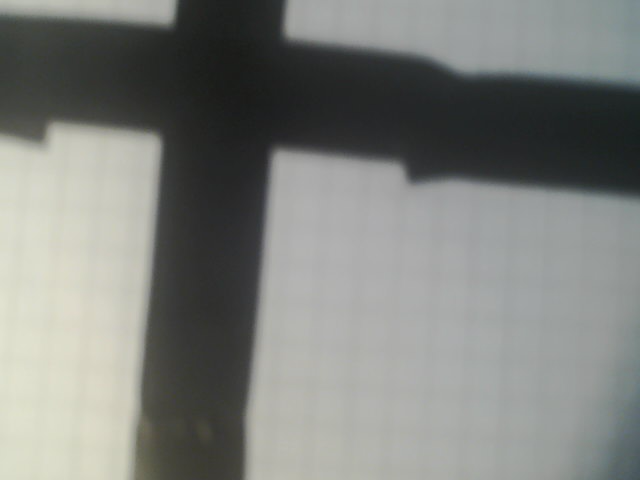
#> input picture code/v3/rpi4/junc4.png, 640 x 480 px
$ python hough-line.py
#> lines starting #> are read from the running program, lines starting #| are printed output that depends on the picture; after the words box and inside, x2 and y2 are one past the last pixel; in counts of white or black regions, pixels touching at a corner belong together
import cv2 as cv
import matplotlib.pyplot as plt
import numpy as np
import os


class LineDetector:
    def __init__(self):
        # Line following parameters
        self.cx_list = []
        self.cx_avg = 0
        self.min_line_area = 100
        self.max_distance_between_cx_points = 50
        self.min_green_area = 1000

        # Storage for results
        self.all_green = []
        self.junction_center = []
        self.line1 = None
        self.line2 = None
        self.centroid = None

        # Image processing parameters
        self.blur_kernel = (21, 21)
        self.canny_low = 50
        self.canny_high = 50
        self.hough_threshold = 80

    def find_intersection(self):
        """Find intersection between two Hough lines stored in self.line1 and self.line2"""
        if self.line1 is None or self.line2 is None:
            return None

        rho1, theta1 = self.line1[0]
        rho2, theta2 = self.line2[0]

        a1, b1 = np.cos(theta1), np.sin(theta1)
        a2, b2 = np.cos(theta2), np.sin(theta2)
        c1, c2 = rho1, rho2

        determinant = a1 * b2 - a2 * b1
        if abs(determinant) < 1e-5:
            return None

        x = (b2 * c1 - b1 * c2) / determinant
        y = (a1 * c2 - a2 * c1) / determinant

        return int(x), int(y)

    def find_centroid(self, edges):
        """Calculate the centroid of an edge image using moments"""
        moments = cv.moments(edges)

        if moments["m00"] != 0:
            cx = int(moments["m10"] / moments["m00"])
            cy = int(moments["m01"] / moments["m00"])
            self.centroid = (cx, cy)
            return cx, cy
        else:
            self.centroid = None
            return None

    def draw_centroid(self, image, label=True):
        """Draw the centroid on the provided image"""
        if self.centroid is None:
            return image

        cx, cy = self.centroid
        result = image.copy()
        cv.circle(result, (cx, cy), 15, (0, 255, 0), -1)  # Green fill
        cv.circle(result, (cx, cy), 17, (255, 255, 255), 2)  # White outline

        if label:
            cv.putText(result, "Centroid", (cx + 20, cy),
                      cv.FONT_HERSHEY_SIMPLEX, 0.8, (0, 255, 0), 2)

        return result

    def process_image(self, image):
        """Process the image to extract edges, centroid, and lines"""
        if len(image.shape) == 3:
            gray = cv.cvtColor(image, cv.COLOR_BGR2GRAY)
        else:
            gray = image

        # Create color copy for visualization
        color_img = cv.cvtColor(gray, cv.COLOR_GRAY2BGR) if len(image.shape) == 2 else image.copy()

        # Edge detection
        imgBlur = cv.GaussianBlur(gray, self.blur_kernel, 3)
        cannyEdge = cv.Canny(imgBlur, self.canny_low, self.canny_high)

        # Find centroid of edges
        self.find_centroid(cannyEdge)

        # Create visualization images
        centroid_img = self.draw_centroid(color_img)
        result_img = color_img.copy()
        intersection_img = color_img.copy()

        # Line detection
        lines = cv.HoughLines(cannyEdge, 1, np.pi/180, self.hough_threshold)

        # If no lines detected, return early with just centroid information
        if lines is None or len(lines) == 0:
            return {
                'original': color_img,
                'edges': cannyEdge,
                'centroid': centroid_img,
                'has_lines': False,
                'centroid_point': self.centroid
            }

        # Classify lines as horizontal or vertical
        h_lines = []
        v_lines = []
        k = 3000  # Line extension parameter
        h_threshold = np.pi / 8

        for curline in lines:
            rho, theta = curline[0]
            theta = theta % np.pi

            dhat = np.array([[np.cos(theta)], [np.sin(theta)]])
            d = rho * dhat
            lhat = np.array([[-np.sin(theta)], [np.cos(theta)]])
            p1 = d + k * lhat
            p2 = d - k * lhat
            p1_point = p1.astype(int)
            p2_point = p2.astype(int)
            p1 = (p1_point[0][0], p1_point[1][0])
            p2 = (p2_point[0][0], p2_point[1][0])

            if theta < h_threshold or theta > np.pi - h_threshold:
                h_lines.append((p1, p2, rho, theta))
            elif np.pi / 2 - h_threshold < theta < np.pi / 2 + h_threshold:
                v_lines.append((p1, p2, rho, theta))

        # Draw lines
        for line in h_lines:
            p1, p2, _, _ = line
            cv.line(result_img, p1, p2, (255, 255, 255), 2)  # White

        for line in v_lines:
            p1, p2, _, _ = line
            cv.line(result_img, p1, p2, (255, 0, 0), 2)  # Blue

        # Find intersections
        height, width = gray.shape
        intersections = []

        for h_line in h_lines:
            for v_line in v_lines:
                h_rho, h_theta = h_line[2], h_line[3]
                v_rho, v_theta = v_line[2], v_line[3]

                self.line1 = np.array([[h_rho, h_theta]])
                self.line2 = np.array([[v_rho, v_theta]])

                intersection = self.find_intersection()

                if intersection is not None:
                    x, y = intersection
                    if 0 <= x < width and 0 <= y < height:
                        intersections.append(intersection)


        all_x = 0
        all_y = 0
        filtered_intersections = []
        #calculate the centroid of intersection

        # Filter out points that are close to each other (distance < 50 pixels)
        min_dist = 50
        for pt in intersections:
            if not filtered_intersections:
                filtered_intersections.append(pt)
            else:
                if all(np.hypot(pt[0] - fpt[0], pt[1] - fpt[1]) >= min_dist for fpt in filtered_intersections):
                    filtered_intersections.append(pt)
        intersections[:] = filtered_intersections

        # Draw intersections
        for point in intersections:
            cv.circle(intersection_img, point, 10, (0, 255, 0), -1)  # Green
            cv.circle(intersection_img, point, 12, (255, 255, 255), 2)  # White outline

        if intersections:
            for point in intersections:
                all_x = all_x + point[0]
                all_y = all_y + point[1]

            self.junction_centroid = (int(all_x / len(intersections)), int(all_y / len(intersections)))
            cv.circle(intersection_img, self.junction_centroid, 15, (0, 0, 255), -1)  # Red fill

        # Draw centroid on edges visualization
        canny_rgb = cv.cvtColor(cannyEdge, cv.COLOR_GRAY2BGR)
        if self.centroid is not None:
            cx, cy = self.centroid
            cv.circle(canny_rgb, (cx, cy), 15, (0, 255, 0), -1)
            cv.circle(canny_rgb, (cx, cy), 17, (255, 255, 255), 2)

            # Calculate line from bottom center to centroid
            k = (cy - height) / (cx - width // 2)  # Note: bottom is y=height
            d = cy - k * cx
            #print the angle in degrees
            angle = np.degrees(np.arctan2(cy - height, cx - (width // 2)))
            print(f"Angle to centroid: {angle:.2f} degrees")

            # Draw the actual line
            cv.line(canny_rgb, (width // 2, height), (cx, cy), (255, 0, 0), 2)

            # If you want to draw individual points along the line:
            start_x = min(cx, width // 2)
            end_x = max(cx, width // 2)
            for x in range(start_x, end_x + 1):
                y = int(k * x + d)
                if 0 <= y < height:
                    cv.circle(canny_rgb, (x, y), 3, (0, 165, 255), -1)  # Orange dots

        # Return all relevant data and images
        return {
            'original': color_img,
            'edges': cannyEdge,
            'edges_with_centroid': canny_rgb,
            'centroid': centroid_img,
            'lines': result_img,
            'intersections': intersection_img,
            'has_lines': True,
            'h_lines': h_lines,
            'v_lines': v_lines,
            'intersections_list': intersections,
            'centroid_point': self.centroid
        }

    def analyze_image_file(self, image_path):
        """Process an image file and visualize the results"""
#> called with image_path = 'code/v3/rpi4/junc4.png'
        # Check if file exists
        if not os.path.exists(image_path):
            print(f"Error: Could not find image at {image_path}")
            return

        # Load image
        img = cv.imread(image_path, cv.IMREAD_GRAYSCALE)
        if img is None:
            print(f"Error: Could not read image at {image_path}")
            return

        # Process image
        results = self.process_image(img)
#> in process_image, `cannyEdge = cv.Canny(imgBlur, self.canny_low, self.canny_high)`:
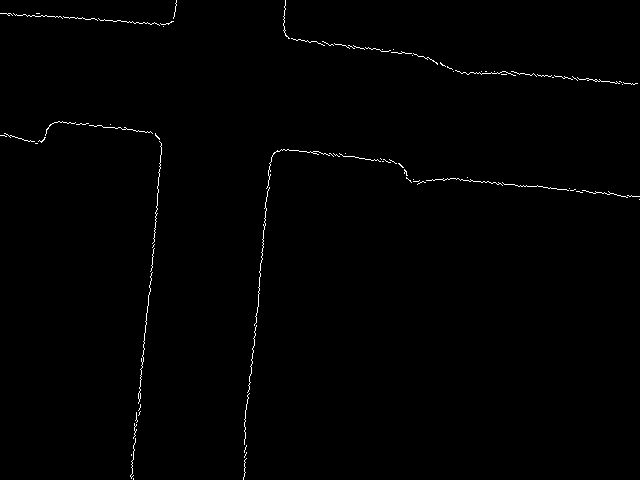
#> cannyEdge: shape (480, 640); 0.63% white in thin lines or dots
#> in find_centroid, `moments = cv.moments(edges)`: moments = moments, m00 492405, centre m10/m00, m01/m00 = (285.4, 179.6)
#> in find_centroid, `cx = int(moments["m10"] / moments["m00"])`: cx = 285
#> in find_centroid, `cy = int(moments["m01"] / moments["m00"])`: cy = 179
#> in find_centroid, `self.centroid = (cx, cy)`: self.centroid = (285, 179)
#> in draw_centroid, `cx, cy = self.centroid`: cx = 285; cy = 179
#> in process_image, `lines = cv.HoughLines(cannyEdge, 1, np.pi/180, self.hough_threshold)`: lines = [[173, 0.0873], [113, 1.69], [283, 0.0873], [179, 0.105], [139, 1.66], [-3, 1.71], [287, 0.105], [129, 1.68], [170, 0.0698]]
#> the loop in process_image, `for curline in lines:` made 9 passes
#> (rho, theta, dhat, d, lhat, p1_point, p2_point) on passes 1 to 4: (173, 0.0873, [0.996, 0.0872], [172.3, 15.08], [-0.0872, 0.996], [-89, 3003], [433, -2973]), (113, 1.69, [-0.122, 0.993], [-13.77, 112.2], [-0.993, -0.122], [-2991, -253], [2963, 477]), (283, 0.0873, [0.996, 0.0872], [281.9, 24.67], [-0.0872, 0.996], [20, 3013], [543, -2963]), (179, 0.105, [0.995, 0.105], [178, 18.71], [-0.105, 0.995], [-135, 3002], [491, -2964])
#> after the loop in process_image, `for curline in lines:`: h_lines = [((-89, 3003), (433, -2973), 173, 0.0873), ((20, 3013), (543, -2963), 283, 0.0873), ((-135, 3002), (491, -2964), 179, 0.105), ((-28, 3013), (599, -2953), 287, 0.105), ((-39, 3004), (378, -2980), 170, 0.0698)]; v_lines = [((-2991, -253), (2963, 477), 113, 1.69), ((-3000, -122), (2976, 399), 139, 1.66), ((-2970, -420), (2971, 414), -3, 1.71), ((-2997, -185), (2970, 441), 129, 1.68)]
#> the loop in process_image, `for line in h_lines:` made 5 passes
#> line on passes 1 to 5: ((-89, 3003), (433, -2973), 173, 0.0873), ((20, 3013), (543, -2963), 283, 0.0873), ((-135, 3002), (491, -2964), 179, 0.105), ((-28, 3013), (599, -2953), 287, 0.105), ((-39, 3004), (378, -2980), 170, 0.0698)
#> after the loop in process_image, `for line in h_lines:`:
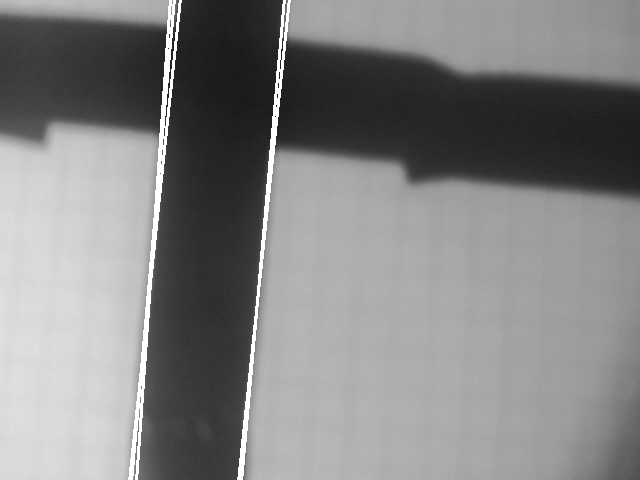
#> result_img: shape (480, 640, 3); min 25, max 255, mean 131.2
#> the loop in process_image, `for line in v_lines:` made 4 passes
#> line on passes 1 to 4: ((-2991, -253), (2963, 477), 113, 1.69), ((-3000, -122), (2976, 399), 139, 1.66), ((-2970, -420), (2971, 414), -3, 1.71), ((-2997, -185), (2970, 441), 129, 1.68)
#> after the loop in process_image, `for line in v_lines:`:
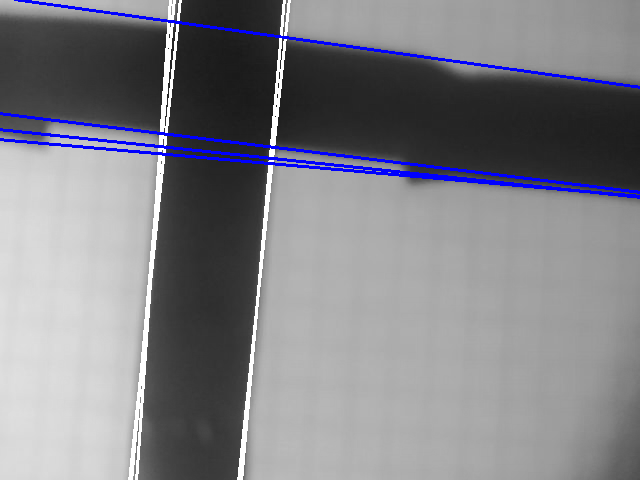
#> result_img: shape (480, 640, 3); 2.35% of pixels changed, all inside (x1, y1, x2, y2) = (0, 0, 640, 199)
#> the loop in process_image, `for h_line in h_lines:` made 5 passes
#> h_line on passes 1 to 5: ((-89, 3003), (433, -2973), 173, 0.0873), ((20, 3013), (543, -2963), 283, 0.0873), ((-135, 3002), (491, -2964), 179, 0.105), ((-28, 3013), (599, -2953), 287, 0.105), ((-39, 3004), (378, -2980), 170, 0.0698)
#> after the loop in process_image, `for h_line in h_lines:`: intersections = [(161, 133), (160, 153), (171, 21), (160, 146), (271, 147), (269, 163), (280, 36), (270, 158), (165, 134), (163, 153), (177, 21), (164, 147), (273, 147), (271, 163), (284, 36), (271, 158), (161, 133), (159, 153), (168, 20), (160, 146)]
#> in process_image, `all_x = 0`: all_x = 0
#> the loop in process_image, `for pt in intersections:` made 20 passes
#> after the loop in process_image, `for pt in intersections:`: filtered_intersections = [(161, 133), (171, 21), (271, 147), (280, 36)]
#> the loop in process_image, `for point in intersections:` made 4 passes
#> after the loop in process_image, `for point in intersections:`:
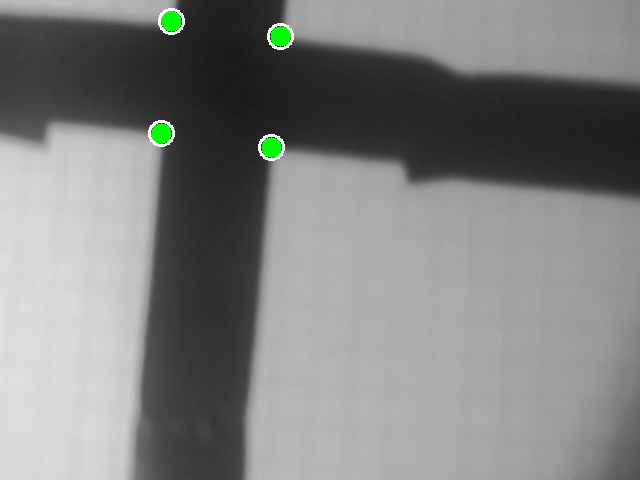
#> intersection_img: shape (480, 640, 3); mean B, G, R 128.4, 129.5, 128.4
#> the loop in process_image, `for point in intersections:` made 4 passes
#> (point, all_x, all_y) on passes 2 to 4: ((171, 21), 332, 154), ((271, 147), 603, 301), ((280, 36), 883, 337)
#> after the loop in process_image, `for point in intersections:`: all_x = 883; all_y = 337
#> in process_image, `self.junction_centroid = (int(all_x / len(intersections)), int(all_y /..`: self.junction_centroid = (220, 84)
#> in process_image, `cv.circle(intersection_img, self.junction_centroid, 15, (0, 0, 255), -1)`:
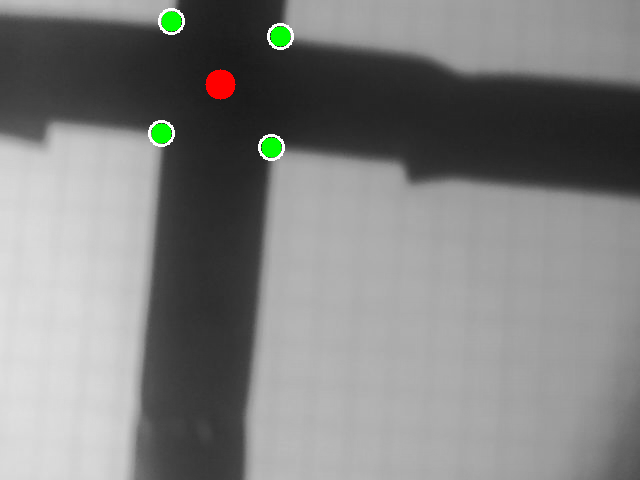
#> intersection_img: shape (480, 640, 3); 0.23% of pixels changed, all inside (x1, y1, x2, y2) = (205, 69, 236, 100)
#> in process_image, `cx, cy = self.centroid`: cx = 285; cy = 179
#> in process_image, `k = (cy - height) / (cx - width // 2)`: k = 8.6
#> in process_image, `d = cy - k * cx`: d = -2272
#> in process_image, `angle = np.degrees(np.arctan2(cy - height, cx - (width // 2)))`: angle = -96.63
#| Angle to centroid: -96.63 degrees
#> in process_image, `start_x = min(cx, width // 2)`: start_x = 285
#> in process_image, `end_x = max(cx, width // 2)`: end_x = 320
#> the loop in process_image, `for x in range(start_x, end_x + 1):` made 36 passes
#> y on passes 1 to 8: 179, 187, 196, 204, 213, 222, 230, 239
#> after the loop in process_image, `for x in range(start_x, end_x + 1):`:
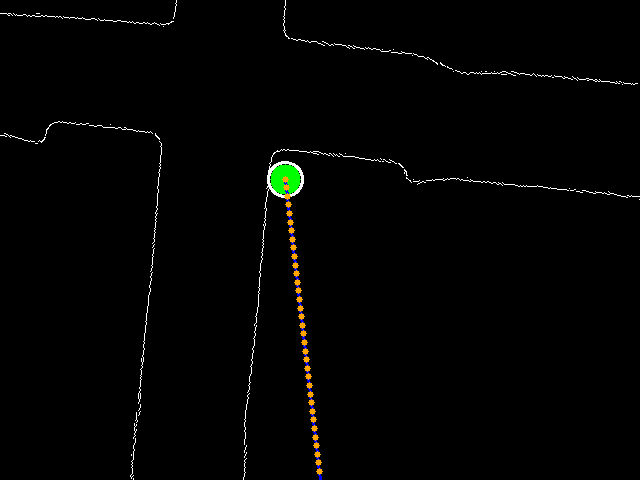
#> canny_rgb: shape (480, 640, 3); mean B, G, R 2.1, 2.9, 2.7
#> results = 11 items

        # Visualize results
        plt.figure(figsize=(15, 10))

        plt.subplot(221)
        plt.title('Original Image')
        plt.imshow(cv.cvtColor(results['original'], cv.COLOR_BGR2RGB))

        plt.subplot(222)
        plt.title('Canny Edges with Centroid')
        if 'edges_with_centroid' in results:
            plt.imshow(cv.cvtColor(results['edges_with_centroid'], cv.COLOR_BGR2RGB))
        else:
            plt.imshow(results['edges'], cmap='gray')

        plt.subplot(223)
        if results['has_lines']:
            plt.title(f'Horizontal ({len(results["h_lines"])}) and Vertical ({len(results["v_lines"])}) Lines')
            plt.imshow(cv.cvtColor(results['lines'], cv.COLOR_BGR2RGB))
        else:
            plt.title('No Lines Detected')
            plt.imshow(cv.cvtColor(results['centroid'], cv.COLOR_BGR2RGB))

        plt.subplot(224)
        if results['has_lines']:
            plt.title(f'Intersection Points ({len(results["intersections_list"])}) and Centroid')
            plt.imshow(cv.cvtColor(results['intersections'], cv.COLOR_BGR2RGB))
        else:
            plt.title('Centroid of Edges')
            plt.imshow(cv.cvtColor(results['centroid'], cv.COLOR_BGR2RGB))


        plt.tight_layout()
        plt.show()
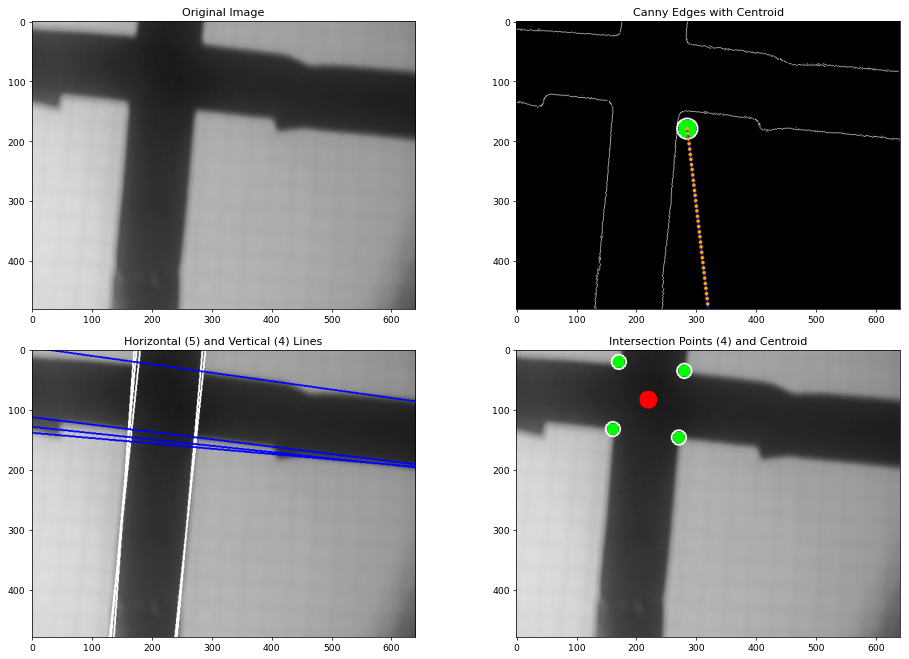
#> figure drawn by matplotlib, 4 panels

        return results

    def get_line_following_error(self, img=None, roi_height_percent=40):
        """
        Calculate line following error based on centroid position
        Returns: (success, error, steering_value)
        """
        if img is not None:
            # Process new image
            if len(img.shape) == 3:
                gray = cv.cvtColor(img, cv.COLOR_BGR2GRAY)
            else:
                gray = img

            # Edge detection
            imgBlur = cv.GaussianBlur(gray, self.blur_kernel, 3)
            cannyEdge = cv.Canny(imgBlur, self.canny_low, self.canny_high)

            # Create ROI mask for bottom portion of image
            height, width = cannyEdge.shape
            roi_mask = np.zeros_like(cannyEdge)
            roi_height = int(height * roi_height_percent / 100)
            roi_mask[height - roi_height:height, :] = 255

            # Apply ROI mask
            roi_edges = cv.bitwise_and(cannyEdge, roi_mask)

            # Find centroid of ROI edges
            self.find_centroid(roi_edges)

        # Calculate steering error
        if self.centroid is not None:
            cx, cy = self.centroid
            if img is not None:
                center_x = width // 2
            else:
                # Use previous image dimensions
                center_x = gray.shape[1] // 2

            error = cx - center_x
            steering = -0.5 * error  # P controller

            return True, error, steering
        else:
            return False, 0, 0

# Example usage
if __name__ == "__main__":
    detector = LineDetector()
    script_dir = os.path.dirname(os.path.abspath(__file__))
    imgPath = os.path.join(script_dir, 'junc4.png')
    results = detector.analyze_image_file(imgPath)
#> results = 11 items

    # Example of using the line follower functionality
    if results and 'centroid_point' in results and results['centroid_point']:
        success, error, steering = detector.get_line_following_error()
#> in get_line_following_error, `cx, cy = self.centroid`: cx = 285; cy = 179
#> (the run stopped early here; a loop or call above may not have finished)
